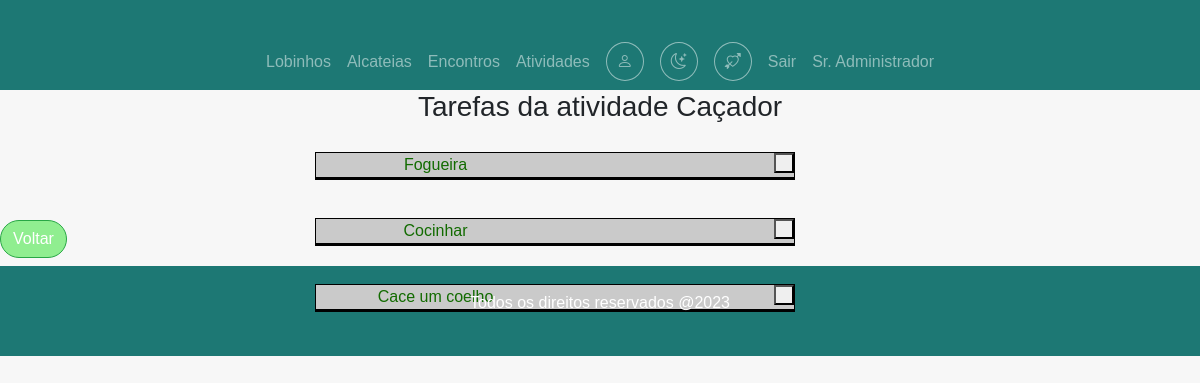
/app/controller/TarefaController.php?action=list&idAtividade=1 (signed in), run on the app's committed database.
### tables this page shows
CREATE TABLE tb_atividades(
 
  id_atividade int auto_increment,
  nome_atividade VARCHAR(45) NOT NULL,
  descricao VARCHAR(255) NOT NULL,
  imagem_atividade VARCHAR(400),
  PRIMARY KEY (id_atividade)

);

CREATE TABLE tb_tarefas(
  id_tarefa int AUTO_INCREMENT,
  id_atividade int NOT NULL,
  nome VARCHAR(45) NOT NULL,
  descricao VARCHAR(255) NOT NULL,
  PRIMARY KEY (id_tarefa),
  FOREIGN KEY (id_atividade) REFERENCES tb_atividades (id_atividade)

);

### app/controller/TarefaController.php (called while the page is built, shortened)
<?php
require_once(__DIR__ . "/../model/Tarefa.php");
require_once(__DIR__ . "/../dao/TarefaDAO.php");
require_once(__DIR__ . "/../model/Atividade.php");
require_once(__DIR__ . "/../dao/AtividadeDAO.php");
class TarefaController extends Controller {
    private $tarefaDao;
    private $atividadeDao;
    function __construct(){
        $this->atividadeDao = new AtividadeDAO();
        $this->tarefaDao = new TarefaDAO();
        $this->handleAction();
    }
    public function list(string $msgErro = "", string $msgSucesso = ""){
        $atividade = $this->atividadeDao->findById($_SESSION["activeAtividade"]);
        if(isset($_SESSION["activeAtividade"])) {
            $tarefas = $this->tarefaDao->listByIdAtiv($_SESSION["activeAtividade"]);
        }
        else {
            $tarefas = $this->tarefaDao->list();
        }
        $dados["atividade"] = $atividade;
        $dados["lista"] = $tarefas;
        $this->loadView("pages/tarefa/listTarefa.php", $dados, $msgErro, $msgSucesso, true);
    }
}
$TarefCont = new TarefaController();

### app/model/Atividade.php (called while the page is built, shortened)
<?php
class Atividade {
    private $nomeAtividade;
    public function getNomeAtividade()
    {
        return $this->nomeAtividade;
    }
    public function setNomeAtividade($nomeAtividade)
    {
        $this->nomeAtividade = $nomeAtividade;
        return $this;
    }
}

### app/dao/AtividadeDAO.php (called while the page is built, shortened)
<?php
require_once(__DIR__ . "/../model/Atividade.php");
class AtividadeDAO {
    public function mapAtividade($result){
        $Atividades = array();
        foreach ($result as $reg) {
            $atividade = new Atividade();
            $atividade->setIdAtividade($reg['id_atividade']);
            $atividade->setNomeAtividade($reg['nome_atividade']);
            $atividade->setDescricao($reg['descricao']);
            $atividade->setImagem($reg['imagem_atividade']);
            array_push($Atividades, $atividade);
        }
        return $Atividades;
    }
    public function findById(int $id) {
        $conn = Connection::getConn();
        $sql = "SELECT * FROM tb_atividades u" .
               " WHERE u.id_atividade = ?";
        $stm = $conn->prepare($sql);
        $stm->execute([$id]);
        $result = $stm->fetchAll();
        $atividades = $this->mapAtividade($result);
        if(count($atividades) == 1)
            return $atividades[0];
        elseif(count($atividades) == 0)
            return null;
        die("atividadeDAO.findById()" .
            " - Erro: mais de um usuário encontrado.");
    }
}

### app/model/Tarefa.php (called while the page is built, shortened)
<?php
class Tarefa {
    private $idTarefa;
    private $nomeTarefa;
    public function getIdTarefa()
    {
        return $this->idTarefa;
    }
    public function setIdTarefa($idTarefa)
    {
        $this->idTarefa = $idTarefa;
        return $this;
    }
    public function getNomeTarefa()
    {
        return $this->nomeTarefa;
    }
    public function setNomeTarefa($nomeTarefa)
    {
        $this->nomeTarefa = $nomeTarefa;
        return $this;
    }
}

### app/dao/TarefaDAO.php (called while the page is built, shortened)
<?php
include_once(__DIR__ . "/../model/Tarefa.php");
include_once(__DIR__ . "/../model/Atividade.php");
class TarefaDAO {
    public function mapTarefas($result){
        $tarefas = array();
        foreach ($result as $reg) {
            $tarefa = new Tarefa();
            $tarefa->setIdtarefa($reg['id_tarefa']);
            $tarefa->setNometarefa($reg['nome']);
            $tarefa->setDescricaoTarefa($reg['descricao']);
            $tarefa->setId_atividade($reg['id_atividade']);
            array_push($tarefas, $tarefa);
        }
        return $tarefas;
    }
    public function listByIdAtiv($id_atividade){
        $conn = Connection::getConn();
        $sql = "SELECT * FROM tb_tarefas t WHERE t.id_atividade = ?";
        $stm = $conn->prepare($sql);
        $stm->execute([$id_atividade]);
        $result = $stm->fetchAll();
        return $this->mapTarefas($result);
    }
}

### app/view/pages/tarefa/listTarefa.php (the view, shortened to what this page needs)
<?php
    require_once(__DIR__ . "/../../include/header.php");
    require_once(__DIR__ . "/../../include/menu.php");
?>
<link rel="stylesheet" href="<?= BASEURL ?>/view/styles/listaTarefa.css" />
<h3 class='text-center'>Tarefas da atividade <?= $dados["atividade"]->getNomeAtividade(); ?> </h3>
<div class='container'>
        <div class="row">
            <div class="col-12">
            </div>
        </div>
        <div class="tarefas">
            <?php if (count($dados["lista"]) == 0) : ?>
                <tr>
                    <td colspan="6">Nenhum usuário encontrado, tente novamente.</td>
                </tr>
            <?php else: ?>
                <?php foreach($dados["lista"] as $taref): ?>
                <div class="containerTarefa">
                <a class="leftPart" href="<?= BASEURL ?> /controller/TarefaController.php?action=openTarefa&id=<?=$taref->getIdTarefa(); ?>">
                    <div>
                            <?php echo $taref->getNomeTarefa(); ?>
                        </div>
                </a>
                        <div class="rightPart">
                            <button class="tarefaCheckada"></button>
                        </div>
                </div>
            <?php endforeach; ?>
            <?php endif; ?>
        </div>
    </div>
    <a class="btn btn-success my-2 btn-return"
                href="<?= BASEURL ?>/controller/AtividadeController.php">Voltar</a>
<?php
    require_once(__DIR__ . "/../../include/footer.php");
?>

### app/view/styles/main.css (style rules this page uses)
:root { --cor-dark-mod: #293556; }
body { overflow-x: hidden; min-height: 100vh; }

### app/view/styles/menu.css (style rules this page uses)
body { font-family: Arial, sans-serif; background-color: #f7f7f7; margin: 0; padding: 0; overflow-x: visible; }
.btn:link, .btn:visited { border-radius: 100px; }
.btn::after { content: ""; display: inline-block; height: 100%; width: 100%; border-radius: 100px; position: absolute; top: 0; left: 0; z-index: -1; transition: all .4s; }

### app/view/styles/listaTarefa.css (style rules this page uses)
.tarefas { height: fit-content; display: flex; flex-wrap: wrap; }
.container { width: 50vw; height: 10vh; display: flex; justify-content: center; }
.containerTarefa { margin: 20px 0; background-color: #cacaca; width: 40vw; height: 40%; border: 1px solid black; box-shadow: black 0 2px; display: flex; flex-wrap: wrap; }
.leftPart { width: 50%; text-align: center; color: rgb(18, 107, 0); }
.rightPart { width: 50%; display: flex; justify-content: right; text-align: right; align-items: right; }
.tarefaCheckada { width: 20px; height: 20px; }
.btn-return { background-color: lightgreen; justify-content: center; }

### data on the page
tb_atividades: nome_atividade "Caçador"
tb_tarefas: nome "Fogueira"
tb_tarefas: nome "Cocinhar"
tb_tarefas: nome "Cace um coelho"

### other printed values
$nome "Sr. Administrador"
